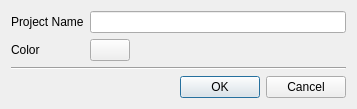
<?xml version="1.0" encoding="UTF-8"?>
<ui version="4.0">
 <class>DialogProject</class>
 <widget class="QDialog" name="DialogProject">
  <property name="geometry">
   <rect>
    <x>0</x>
    <y>0</y>
    <width>357</width>
    <height>109</height>
   </rect>
  </property>
  <property name="minimumSize">
   <size>
    <width>357</width>
    <height>109</height>
   </size>
  </property>
  <property name="maximumSize">
   <size>
    <width>357</width>
    <height>109</height>
   </size>
  </property>
  <property name="windowTitle">
   <string>New Project</string>
  </property>
  <property name="windowIcon">
   <iconset resource="../icons.qrc">
    <normaloff>:/std/icons/folder--plus.png</normaloff>:/std/icons/folder--plus.png</iconset>
  </property>
  <layout class="QVBoxLayout" name="verticalLayout">
   <item>
    <layout class="QGridLayout" name="gridLayout">
     <item row="0" column="0">
      <widget class="QLabel" name="label">
       <property name="text">
        <string>Project Name</string>
       </property>
      </widget>
     </item>
     <item row="0" column="1">
      <widget class="QLineEdit" name="lineEditName"/>
     </item>
     <item row="1" column="0">
      <widget class="QLabel" name="label_2">
       <property name="text">
        <string>Color</string>
       </property>
      </widget>
     </item>
     <item row="1" column="1">
      <widget class="QPushButton" name="pushButtonColor">
       <property name="sizePolicy">
        <sizepolicy hsizetype="Fixed" vsizetype="Fixed">
         <horstretch>0</horstretch>
         <verstretch>0</verstretch>
        </sizepolicy>
       </property>
       <property name="text">
        <string/>
       </property>
      </widget>
     </item>
    </layout>
   </item>
   <item>
    <widget class="Line" name="line">
     <property name="orientation">
      <enum>Qt::Horizontal</enum>
     </property>
    </widget>
   </item>
   <item>
    <layout class="QHBoxLayout" name="horizontalLayout">
     <item>
      <spacer name="horizontalSpacer">
       <property name="orientation">
        <enum>Qt::Horizontal</enum>
       </property>
       <property name="sizeHint" stdset="0">
        <size>
         <width>40</width>
         <height>20</height>
        </size>
       </property>
      </spacer>
     </item>
     <item>
      <widget class="QPushButton" name="pushButton_2">
       <property name="text">
        <string>OK</string>
       </property>
       <property name="default">
        <bool>true</bool>
       </property>
      </widget>
     </item>
     <item>
      <widget class="QPushButton" name="pushButton">
       <property name="text">
        <string>Cancel</string>
       </property>
       <property name="autoDefault">
        <bool>false</bool>
       </property>
      </widget>
     </item>
    </layout>
   </item>
  </layout>
 </widget>
 <resources>
  <include location="../icons.qrc"/>
 </resources>
 <connections/>
</ui>
